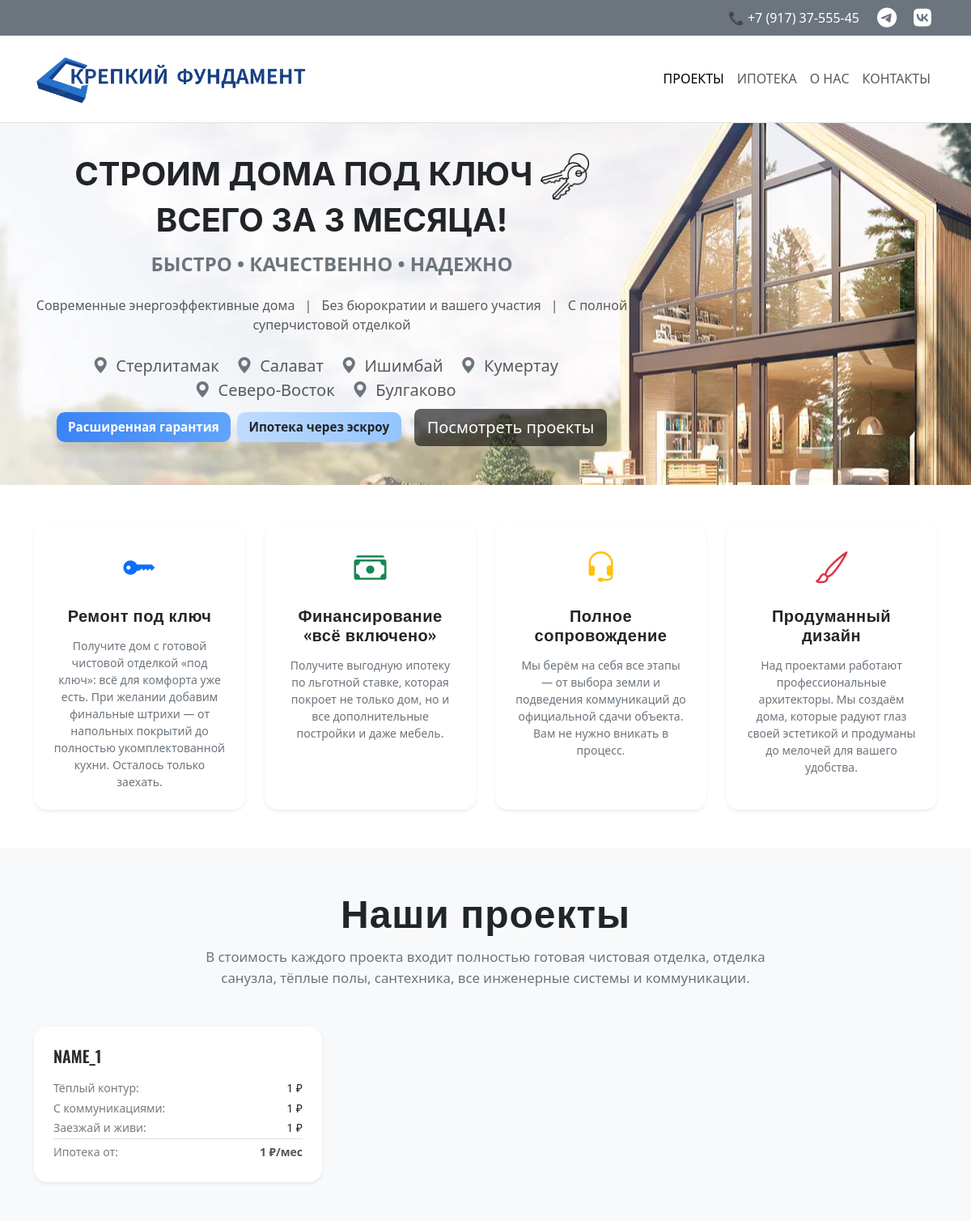
The page / on the database its author committed.
### app/models.py (models this page shows, shortened)
class Project(db.Model):
    __tablename__ = "projects"
    id = db.Column(db.Integer, primary_key=True)
    title = db.Column(db.String(100), unique=True, nullable=False)
    slug = db.Column(db.String(100), unique=True, nullable=False)
    description = db.Column(db.Text)
    square = db.Column(db.Integer, nullable=False)
    size = db.Column(db.String(15), nullable=False)
    price_base = db.Column(db.Integer, nullable=False)
    price_with_communications = db.Column(db.Integer)
    price_ready = db.Column(db.Integer)
    mortgage_price_per_month = db.Column(db.Integer)
    images_directory_path = db.Column(db.String(300), nullable=False)
    images = db.relationship(
        "ProjectImages",
        back_populates="project",
        cascade="all, delete-orphan",
        lazy="dynamic"
    )

### app/routes.py (the view)
@main_bp.route('/')
def index():
    projects = Project.query.all()
    return render_template('index.html', projects=projects)

### app/__init__.py (called while the page is built)
def create_app():
    app = Flask(__name__)
    app.config.from_object('config.Config')  # config.py должен быть в корне проекта
    @app.template_filter('money')
    def money_format(value):
        if value is None:
            return ""
        try:
            return f"{int(value):,}".replace(",", " ")
        except (ValueError, TypeError):
            return value
    db.init_app(app)
    migrate.init_app(app, db)
    from app.routes import main_bp
    app.register_blueprint(main_bp)
    with app.app_context():
        db.create_all()
    return app

### app/templates/index.html (shortened to what this page needs)
{% extends "base.html" %}
{% block styles %}
{{ super() }}
<link rel="stylesheet" href="{{ url_for('static', filename='css/style_cards.css') }}">
{% endblock %}
{% block content %}
<section id="projects" class="py-5 bg-light">
  <div class="container text-center">
    <h2 class="fw-bold mb-3 display-5" style="font-family: 'Oswald', sans-serif; letter-spacing: 1px;">
      Наши проекты
    </h2>
    <p class="text-secondary mb-5 mx-auto" style="max-width: 750px; font-size: 1.05rem; color: #6c757d;">
      В стоимость каждого проекта входит полностью готовая чистовая отделка,
      отделка санузла, тёплые полы, сантехника, все инженерные системы и коммуникации.
    </p>
    <div class="row g-4">
      {% for project in projects %}
      <div class="col-md-6 col-lg-4">
        <a href="{{ url_for('main.details', id=project.id) }}" class="text-decoration-none text-reset">
          <div class="card project-card border-0 shadow-sm h-100 overflow-hidden">
            <div class="card-body text-start p-4">
              <h5 class="card-title fw-semibold mb-3" style="font-family: 'Oswald', sans-serif; color: #2d2d2d;">
                {{ project.title }}
              </h5>
              <table class="table table-borderless text-secondary small mb-0 compact-table">
                <tbody>
                  <tr>
                    <th scope="row">Тёплый контур:</th>
                    <td class="text-end text-dark fw-normal">{{ project.price_base | money }} &#8381;</td>
                  </tr>
                  <tr>
                    <th scope="row">С коммуникациями:</th>
                    <td class="text-end text-dark fw-normal">{{ project.price_with_communications | money }} &#8381;</td>
                  </tr>
                  <tr>
                    <th scope="row">Заезжай и живи:</th>
                    <td class="text-end text-dark fw-normal">{{ project.price_ready | money }} &#8381;</td>
                  </tr>
                  <tr class="border-top">
                    <th scope="row" class="pt-2">Ипотека от:</th>
                    <td class="text-end fw-semibold pt-2">{{ project.mortgage_price_per_month | money }} &#8381;/мес</td>
                  </tr>
                </tbody>
              </table>
            </div>
          </div>
        </a>
      </div>
      {% endfor %}
    </div>
  </div>
</section>
{% endblock%}

### app/templates/base.html (shortened to what this page needs)
<!DOCTYPE html>
<html lang="ru">
<head>
 {% block styles %}
  <link
    href="https://cdn.jsdelivr.net/npm/bootstrap@5.3.3/dist/css/bootstrap.min.css"
    rel="stylesheet"
  >
  <link
    rel="stylesheet"
    href="https://cdn.jsdelivr.net/npm/bootstrap-icons@1.11.3/font/bootstrap-icons.css"
  >
  <link rel="stylesheet" href="https://cdnjs.cloudflare.com/ajax/libs/font-awesome/6.5.0/css/all.min.css">
  <link rel="stylesheet" href="{{ url_for('static', filename='css/style.css') }}">
{% endblock %}
</head>
<body>
  {% block header %}
  <div class="fixed-top">
    <div class="topbar py-1 bg-secondary">
      <div class="container d-flex flex-wrap align-items-center justify-content-between justify-content-md-end">
        <div class="order-0 order-md-0 me-md-3">
          📞 <a href="tel:+79173755545" class="text-white text-decoration-none">+7 (917) 37-555-45</a>
        </div>
        <div class="d-flex gap-2 order-1">
          <a href="https://t.me/username" target="_blank" class="social-btn text-white" aria-label="Telegram">
            <i class="fab fa-telegram"></i>
          </a>
          <a href="https://vk.com/username" target="_blank" class="social-btn text-white" aria-label="VK">
            <i class="fab fa-vk"></i>
          </a>
        </div>
      </div>
    </div>
    <nav class="navbar navbar-expand-md navbar-light bg-white border-bottom py-3" id="mainNav">
      <div class="container align-items-center justify-content-between">
        <a class="navbar-brand fw-bold me-2" href="{{ url_for('main.index') }}">
          <img src="{{ url_for('static', filename='images/logo_krepkii_fundament.png')}}" alt="Logo" width="340">
        </a>
        <div class="collapse navbar-collapse justify-content-end" id="mainNavbar">
          <ul class="navbar-nav">
            <li class="nav-item"><a class="nav-link active" href="#projects">Проекты</a></li>
            <li class="nav-item"><a class="nav-link" href="#">Ипотека</a></li>
            <li class="nav-item"><a class="nav-link" href="#">О нас</a></li>
            <li class="nav-item"><a class="nav-link" href="#">Контакты</a></li>
          </ul>
        </div>
      </div>
    </nav>
  </div>
  {% endblock %}
  {% block hero %}
  <div class="b-img-with-bg t">
    <section class="py-5 transparent-background">
      <div class="container">
        <div class="row justify-content-start">
          <div class="col-12 col-xs-10 col-sm-10 col-md-9 col-lg-8 text-center">
            <h1 class="fw-bold mb-3" style="font-family: 'Inter', sans-serif;">
              СТРОИМ ДОМА ПОД КЛЮЧ
              <img src="../static/images/key_6497462.png" width="60px" alt="">
              <br>ВСЕГО ЗА 3 МЕСЯЦА!
            </h1>
            <h2 class="h4 fw-semibold text-secondary text-uppercase mb-4">
              Быстро • Качественно • Надежно
            </h2>
            <p class="text-muted mb-4 text-center fs-6">
              Современные энергоэффективные дома
              <span class="mx-2">|</span>
              Без бюрократии и вашего участия
              <span class="mx-2">|</span>
              С полной суперчистовой отделкой
            </p>
            <ul class="list-inline text-muted fs-5 mb-2 text-center">
              <li class="list-inline-item me-3">
                <i class="bi bi-geo-alt-fill text-secondary me-1"></i> Стерлитамак
              </li>
              <li class="list-inline-item me-3">
                <i class="bi bi-geo-alt-fill text-secondary me-1"></i> Салават
              </li>
              <li class="list-inline-item me-3">
                <i class="bi bi-geo-alt-fill text-secondary me-1"></i> Ишимбай
              </li>
              <li class="list-inline-item me-3">
                <i class="bi bi-geo-alt-fill text-secondary me-1"></i> Кумертау
              </li>
              <li class="list-inline-item me-3">
                <i class="bi bi-geo-alt-fill text-secondary me-1"></i> Северо-Восток
              </li>
              <li class="list-inline-item me-3">
                <i class="bi bi-geo-alt-fill text-secondary me-1"></i> Булгаково
              </li>
            </ul>
            <div class="d-flex flex-column flex-md-row gap-3 justify-content-center align-items-center text-center">
              <div class="d-flex gap-2 justify-content-center flex-wrap">
                <span class="badge-accent bg-gradient-primary">Расширенная гарантия</span>
                <span class="badge-accent bg-gradient-info text-dark">Ипотека через эскроу</span>
              </div>
              <a href="#projects" class="btn-projects btn btn-outline-secondary btn-lg">Посмотреть проекты</a>
            </div>
          </div>
        </div>
      </div>
    </section>
  </div>
  {% endblock %}
  {% block features %}
  <section class="py-5 bg-white">
    <div class="container">
      <div class="row text-center g-4">
        <div class="col-md-6 col-lg-3">
          <div class="card h-100 shadow-sm border-0 p-4">
            <div class="mb-3 text-primary fs-1">
              <i class="bi bi-key-fill"></i>
            </div>
            <h3 class="h5 fw-bold mb-3">Ремонт под ключ</h3>
            <p class="text-secondary small mb-0">
              Получите дом с готовой чистовой отделкой «под ключ»: всё для комфорта уже есть. При желании добавим финальные штрихи — от напольных покрытий до полностью укомплектованной кухни. Осталось только заехать.
            </p>
          </div>
        </div>
        <div class="col-md-6 col-lg-3">
          <div class="card h-100 shadow-sm border-0 p-4">
            <div class="mb-3 text-success fs-1">
              <i class="bi bi-cash-stack"></i>
            </div>
            <h3 class="h5 fw-bold mb-3">Финансирование «всё включено»</h3>
            <p class="text-secondary small mb-0">
              Получите выгодную ипотеку по льготной ставке, которая покроет не только дом, но и все дополнительные постройки и даже мебель.
            </p>
          </div>
        </div>
        <div class="col-md-6 col-lg-3">
          <div class="card h-100 shadow-sm border-0 p-4">
            <div class="mb-3 text-warning fs-1">
              <i class="bi bi-headset"></i>
            </div>
            <h3 class="h5 fw-bold mb-3">Полное сопровождение</h3>
            <p class="text-secondary small mb-0">
              Мы берём на себя все этапы — от выбора земли и подведения коммуникаций до официальной сдачи объекта. Вам не нужно вникать в процесс.
            </p>
          </div>
        </div>
        <div class="col-md-6 col-lg-3">
          <div class="card h-100 shadow-sm border-0 p-4">
            <div class="mb-3 text-danger fs-1">
              <i class="bi bi-brush"></i>
            </div>
            <h3 class="h5 fw-bold mb-3">Продуманный дизайн</h3>
            <p class="text-secondary small mb-0">
              Над проектами работают профессиональные архитекторы. Мы создаём дома, которые радуют глаз своей эстетикой и продуманы до мелочей для вашего удобства.
            </p>
          </div>
        </div>
      </div>
    </div>
  </section>
  {% endblock %}
  {% block content %}
  {% endblock %}
</body>
</html>

### app/static/css/style.css (style rules this page uses)
body { padding-top: 140px; transition: padding-top 0.3s ease; }
.navbar, .navbar img { transition: all 0.3s ease; }
.navbar-brand img { max-width: 100%; height: auto; width: 340px; }
.b-img-with-bg { background-image: url(../images/tskny5iwscpyekaoxngoxll8t7hiibna.webp); background-position: center; background-repeat: no-repeat; }
.social-btn { display: inline-flex; align-items: center; justify-content: center; width: 36px; height: 36px; border-radius: 50%; color: white; text-decoration: none; font-size: 25px; transition: transform 0.2s; }
.navbar-nav .nav-link { text-transform: uppercase; }
.btn-projects { background-color: rgba(0, 0, 0, 0.6); color: #fff; border: none; transition: background-color 0.3s ease; }
.badge-accent { font-size: 0.95rem; font-weight: 600; padding: 0.45rem 0.9rem; border-radius: 10px; box-shadow: 0 10px 8px rgba(0,0,0,0.12); transition: transform 0.2s, box-shadow 0.2s; }
.bg-gradient-primary { background: linear-gradient(90deg, #3b82f6, #60a5fa); color: #fff; }
.bg-gradient-info { background: linear-gradient(90deg, #bfdbfe, #93c5fd); color: #1e293b; }
.card { border-radius: 16px; transition: transform 0.3s ease, box-shadow 0.3s ease; }
.card h3 { font-family: 'Oswald', sans-serif; letter-spacing: 0.5px; }
.card i { transition: transform 0.3s ease; }

### app/static/css/style_cards.css (style rules this page uses)
.project-card { border-radius: 1rem; transition: transform 0.35s ease, box-shadow 0.35s ease; background-color: #fff; }
.project-card th { font-weight: 400; color: #7a7a7a; }
.project-card td { color: #555; }
.compact-table th, .compact-table td { padding: 0.25rem 0; line-height: 1.2; }
a.text-reset { display: block; }

### rows shown on the page
Project: title "NAME_1", price_base "1", price_with_communications "1", price_ready "1", mortgage_price_per_month "1"
